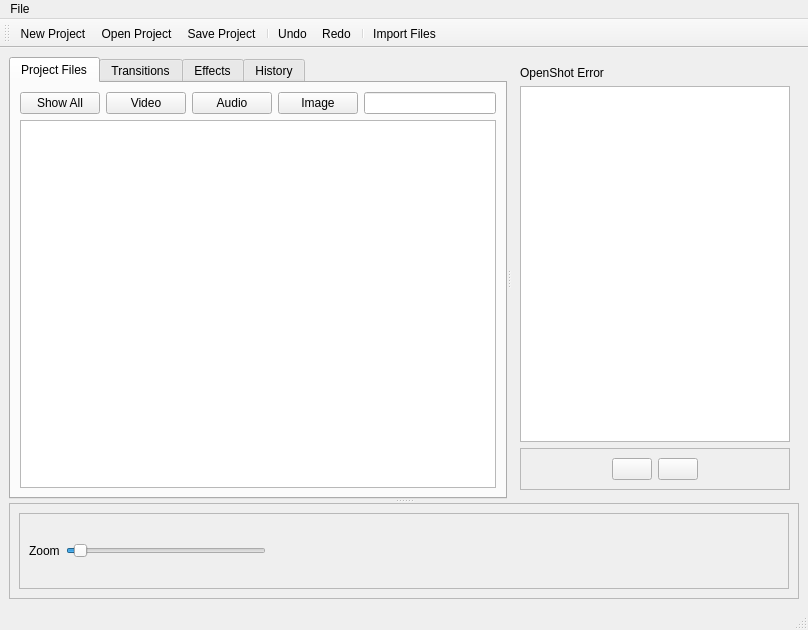
<?xml version="1.0" encoding="UTF-8"?>
<ui version="4.0">
 <class>MainWindow</class>
 <widget class="QMainWindow" name="MainWindow">
  <property name="geometry">
   <rect>
    <x>0</x>
    <y>0</y>
    <width>808</width>
    <height>630</height>
   </rect>
  </property>
  <property name="sizePolicy">
   <sizepolicy hsizetype="Preferred" vsizetype="Preferred">
    <horstretch>0</horstretch>
    <verstretch>0</verstretch>
   </sizepolicy>
  </property>
  <property name="windowTitle">
   <string>OpenShot</string>
  </property>
  <property name="windowIcon">
   <iconset>
    <normaloff>../../../xdg/openshot.svg</normaloff>../../../xdg/openshot.svg</iconset>
  </property>
  <property name="documentMode">
   <bool>false</bool>
  </property>
  <property name="tabShape">
   <enum>QTabWidget::Rounded</enum>
  </property>
  <widget class="QWidget" name="centralwidget">
   <property name="sizePolicy">
    <sizepolicy hsizetype="Preferred" vsizetype="Preferred">
     <horstretch>0</horstretch>
     <verstretch>0</verstretch>
    </sizepolicy>
   </property>
   <property name="autoFillBackground">
    <bool>false</bool>
   </property>
   <layout class="QGridLayout" name="gridLayout">
    <item row="0" column="0">
     <widget class="QSplitter" name="splitter_2">
      <property name="orientation">
       <enum>Qt::Vertical</enum>
      </property>
      <widget class="QSplitter" name="splitter">
       <property name="orientation">
        <enum>Qt::Horizontal</enum>
       </property>
       <widget class="QTabWidget" name="tabMain">
        <property name="sizePolicy">
         <sizepolicy hsizetype="Preferred" vsizetype="Preferred">
          <horstretch>0</horstretch>
          <verstretch>0</verstretch>
         </sizepolicy>
        </property>
        <property name="acceptDrops">
         <bool>false</bool>
        </property>
        <property name="currentIndex">
         <number>0</number>
        </property>
        <widget class="QWidget" name="tab">
         <attribute name="title">
          <string>Project Files</string>
         </attribute>
         <layout class="QGridLayout" name="gridLayout_2">
          <item row="0" column="0">
           <widget class="QWidget" name="widget" native="true">
            <layout class="QHBoxLayout" name="horizontalLayout_3">
             <property name="leftMargin">
              <number>0</number>
             </property>
             <property name="topMargin">
              <number>0</number>
             </property>
             <property name="rightMargin">
              <number>0</number>
             </property>
             <property name="bottomMargin">
              <number>0</number>
             </property>
             <item>
              <widget class="QPushButton" name="pushButton_2">
               <property name="text">
                <string>Show All</string>
               </property>
              </widget>
             </item>
             <item>
              <widget class="QPushButton" name="pushButton_3">
               <property name="text">
                <string>Video</string>
               </property>
              </widget>
             </item>
             <item>
              <widget class="QPushButton" name="pushButton_4">
               <property name="sizePolicy">
                <sizepolicy hsizetype="Minimum" vsizetype="Fixed">
                 <horstretch>0</horstretch>
                 <verstretch>0</verstretch>
                </sizepolicy>
               </property>
               <property name="text">
                <string>Audio</string>
               </property>
              </widget>
             </item>
             <item>
              <widget class="QPushButton" name="pushButton_5">
               <property name="sizePolicy">
                <sizepolicy hsizetype="Minimum" vsizetype="Fixed">
                 <horstretch>0</horstretch>
                 <verstretch>0</verstretch>
                </sizepolicy>
               </property>
               <property name="text">
                <string>Image</string>
               </property>
              </widget>
             </item>
             <item>
              <widget class="QLineEdit" name="lineEdit"/>
             </item>
            </layout>
           </widget>
          </item>
          <item row="1" column="0">
           <widget class="QTreeView" name="treeView">
            <property name="acceptDrops">
             <bool>true</bool>
            </property>
           </widget>
          </item>
         </layout>
        </widget>
        <widget class="QWidget" name="tab_2">
         <attribute name="title">
          <string>Transitions</string>
         </attribute>
        </widget>
        <widget class="QWidget" name="tab_3">
         <attribute name="title">
          <string>Effects</string>
         </attribute>
        </widget>
        <widget class="QWidget" name="tab_4">
         <attribute name="title">
          <string>History</string>
         </attribute>
        </widget>
       </widget>
       <widget class="QFrame" name="frame">
        <property name="enabled">
         <bool>true</bool>
        </property>
        <layout class="QVBoxLayout" name="verticalLayout_2">
         <property name="leftMargin">
          <number>9</number>
         </property>
         <item>
          <widget class="QLabel" name="label_2">
           <property name="text">
            <string>OpenShot Error</string>
           </property>
          </widget>
         </item>
         <item>
          <widget class="QGraphicsView" name="graphicsView">
           <property name="autoFillBackground">
            <bool>false</bool>
           </property>
          </widget>
         </item>
         <item>
          <widget class="QFrame" name="frame_3">
           <property name="frameShape">
            <enum>QFrame::StyledPanel</enum>
           </property>
           <property name="frameShadow">
            <enum>QFrame::Raised</enum>
           </property>
           <layout class="QHBoxLayout" name="horizontalLayout_2">
            <item>
             <spacer name="horizontalSpacer_2">
              <property name="orientation">
               <enum>Qt::Horizontal</enum>
              </property>
              <property name="sizeHint" stdset="0">
               <size>
                <width>40</width>
                <height>20</height>
               </size>
              </property>
             </spacer>
            </item>
            <item>
             <widget class="QPushButton" name="btnPlay">
              <property name="toolTip">
               <string>Play</string>
              </property>
              <property name="icon">
               <iconset theme="media-playback-start">
                <normaloff/>
               </iconset>
              </property>
             </widget>
            </item>
            <item>
             <widget class="QPushButton" name="btnFastForward">
              <property name="toolTip">
               <string>Seek Forward</string>
              </property>
              <property name="icon">
               <iconset theme="media-seek-forward">
                <normaloff/>
               </iconset>
              </property>
             </widget>
            </item>
            <item>
             <spacer name="horizontalSpacer_3">
              <property name="orientation">
               <enum>Qt::Horizontal</enum>
              </property>
              <property name="sizeHint" stdset="0">
               <size>
                <width>40</width>
                <height>20</height>
               </size>
              </property>
             </spacer>
            </item>
           </layout>
          </widget>
         </item>
        </layout>
       </widget>
      </widget>
      <widget class="QFrame" name="frameWeb">
       <property name="frameShape">
        <enum>QFrame::StyledPanel</enum>
       </property>
       <property name="frameShadow">
        <enum>QFrame::Raised</enum>
       </property>
       <layout class="QVBoxLayout" name="verticalLayout">
        <item>
         <widget class="QFrame" name="frame_2">
          <property name="frameShape">
           <enum>QFrame::StyledPanel</enum>
          </property>
          <property name="frameShadow">
           <enum>QFrame::Raised</enum>
          </property>
          <layout class="QHBoxLayout" name="horizontalLayout">
           <item>
            <widget class="QLabel" name="label">
             <property name="text">
              <string>Zoom</string>
             </property>
            </widget>
           </item>
           <item>
            <widget class="QSlider" name="sliderZoom">
             <property name="maximumSize">
              <size>
               <width>200</width>
               <height>16777215</height>
              </size>
             </property>
             <property name="minimum">
              <number>8</number>
             </property>
             <property name="maximum">
              <number>210</number>
             </property>
             <property name="singleStep">
              <number>2</number>
             </property>
             <property name="pageStep">
              <number>20</number>
             </property>
             <property name="value">
              <number>16</number>
             </property>
             <property name="orientation">
              <enum>Qt::Horizontal</enum>
             </property>
             <property name="invertedControls">
              <bool>true</bool>
             </property>
             <property name="tickPosition">
              <enum>QSlider::NoTicks</enum>
             </property>
            </widget>
           </item>
           <item>
            <widget class="QLabel" name="lblZoomAmt">
             <property name="text">
              <string/>
             </property>
            </widget>
           </item>
           <item>
            <spacer name="horizontalSpacer">
             <property name="orientation">
              <enum>Qt::Horizontal</enum>
             </property>
             <property name="sizeHint" stdset="0">
              <size>
               <width>40</width>
               <height>20</height>
              </size>
             </property>
            </spacer>
           </item>
          </layout>
         </widget>
        </item>
       </layout>
      </widget>
     </widget>
    </item>
   </layout>
  </widget>
  <widget class="QMenuBar" name="menubar">
   <property name="geometry">
    <rect>
     <x>0</x>
     <y>0</y>
     <width>808</width>
     <height>21</height>
    </rect>
   </property>
   <widget class="QMenu" name="menuFile">
    <property name="title">
     <string>File</string>
    </property>
    <addaction name="actionNew"/>
    <addaction name="actionOpen"/>
    <addaction name="actionRecent"/>
    <addaction name="separator"/>
    <addaction name="actionImportFiles"/>
    <addaction name="actionImportImageSequence"/>
    <addaction name="actionImportTransition"/>
    <addaction name="separator"/>
    <addaction name="actionSave"/>
    <addaction name="actionSaveAs"/>
   </widget>
   <addaction name="menuFile"/>
  </widget>
  <widget class="QStatusBar" name="statusbar"/>
  <widget class="QToolBar" name="toolBar">
   <property name="windowTitle">
    <string>toolBar</string>
   </property>
   <attribute name="toolBarArea">
    <enum>TopToolBarArea</enum>
   </attribute>
   <attribute name="toolBarBreak">
    <bool>false</bool>
   </attribute>
   <addaction name="actionNew"/>
   <addaction name="actionOpen"/>
   <addaction name="actionSave"/>
   <addaction name="separator"/>
   <addaction name="actionUndo"/>
   <addaction name="actionRedo"/>
   <addaction name="separator"/>
   <addaction name="actionImportFiles"/>
  </widget>
  <action name="actionNew">
   <property name="icon">
    <iconset theme="document-new" resource="../../images/openshot.qrc">
     <normaloff>:/icons/Compass/actions/edit-toolbar/document-new.svg</normaloff>:/icons/Compass/actions/edit-toolbar/document-new.svg</iconset>
   </property>
   <property name="text">
    <string>New Project...</string>
   </property>
  </action>
  <action name="actionOpen">
   <property name="icon">
    <iconset theme="document-open" resource="../../images/openshot.qrc">
     <normaloff>:/icons/Compass/actions/edit-toolbar/document-open.svg</normaloff>:/icons/Compass/actions/edit-toolbar/document-open.svg</iconset>
   </property>
   <property name="text">
    <string>Open Project...</string>
   </property>
  </action>
  <action name="actionSave">
   <property name="icon">
    <iconset theme="document-save" resource="../../images/openshot.qrc">
     <normaloff>:/icons/Compass/actions/edit-toolbar/document-save.svg</normaloff>:/icons/Compass/actions/edit-toolbar/document-save.svg</iconset>
   </property>
   <property name="text">
    <string>Save Project</string>
   </property>
  </action>
  <action name="actionUndo">
   <property name="icon">
    <iconset theme="undo" resource="../../images/openshot.qrc">
     <normaloff>:/icons/Compass/actions/edit-toolbar/undo.svg</normaloff>:/icons/Compass/actions/edit-toolbar/undo.svg</iconset>
   </property>
   <property name="text">
    <string>Undo</string>
   </property>
  </action>
  <action name="actionSaveAs">
   <property name="icon">
    <iconset theme="document-save-as" resource="../../images/openshot.qrc">
     <normaloff>:/icons/Compass/actions/edit-toolbar/document-save-as.svg</normaloff>:/icons/Compass/actions/edit-toolbar/document-save-as.svg</iconset>
   </property>
   <property name="text">
    <string>Save Project As...</string>
   </property>
   <property name="toolTip">
    <string>Save Project As...</string>
   </property>
  </action>
  <action name="actionRecent">
   <property name="icon">
    <iconset theme="document-open-recent" resource="../../images/openshot.qrc">
     <normaloff>:/icons/Compass/actions/misc/document-open-recent.svg</normaloff>:/icons/Compass/actions/misc/document-open-recent.svg</iconset>
   </property>
   <property name="text">
    <string>Recent Projects</string>
   </property>
   <property name="toolTip">
    <string>Recent Projects</string>
   </property>
  </action>
  <action name="actionImportFiles">
   <property name="icon">
    <iconset theme="add" resource="../../images/openshot.qrc">
     <normaloff>:/icons/Compass/actions/misc/add.svg</normaloff>:/icons/Compass/actions/misc/add.svg</iconset>
   </property>
   <property name="text">
    <string>Import Files...</string>
   </property>
  </action>
  <action name="actionImportImageSequence">
   <property name="icon">
    <iconset theme="add" resource="../../images/openshot.qrc">
     <normaloff>:/icons/Compass/actions/misc/add.svg</normaloff>:/icons/Compass/actions/misc/add.svg</iconset>
   </property>
   <property name="text">
    <string>Import Image Sequence...</string>
   </property>
   <property name="toolTip">
    <string>Import Image Sequence...</string>
   </property>
  </action>
  <action name="actionImportTransition">
   <property name="icon">
    <iconset theme="add" resource="../../images/openshot.qrc">
     <normaloff>:/icons/Compass/actions/misc/add.svg</normaloff>:/icons/Compass/actions/misc/add.svg</iconset>
   </property>
   <property name="text">
    <string>Import New Transition...</string>
   </property>
   <property name="toolTip">
    <string>Import New Transition...</string>
   </property>
  </action>
  <action name="actionRedo">
   <property name="icon">
    <iconset theme="redo" resource="../../images/openshot.qrc">
     <normaloff>:/icons/Compass/actions/edit-toolbar/redo.svg</normaloff>:/icons/Compass/actions/edit-toolbar/redo.svg</iconset>
   </property>
   <property name="text">
    <string>Redo</string>
   </property>
  </action>
  <action name="actionRemoveClip">
   <property name="icon">
    <iconset theme="edit-delete" resource="../../images/openshot.qrc">
     <normaloff>:/icons/Compass/actions/misc/edit-delete.svg</normaloff>:/icons/Compass/actions/misc/edit-delete.svg</iconset>
   </property>
   <property name="text">
    <string>Remove Clip</string>
   </property>
   <property name="toolTip">
    <string>Remove Clip</string>
   </property>
  </action>
  <action name="actionRemoveTransition">
   <property name="icon">
    <iconset theme="edit-delete" resource="../../images/openshot.qrc">
     <normaloff>:/icons/Compass/actions/misc/edit-delete.svg</normaloff>:/icons/Compass/actions/misc/edit-delete.svg</iconset>
   </property>
   <property name="text">
    <string>Remove Transition</string>
   </property>
   <property name="toolTip">
    <string>Remove Transition</string>
   </property>
  </action>
 </widget>
 <resources>
  <include location="../../images/openshot.qrc"/>
 </resources>
 <connections/>
</ui>
